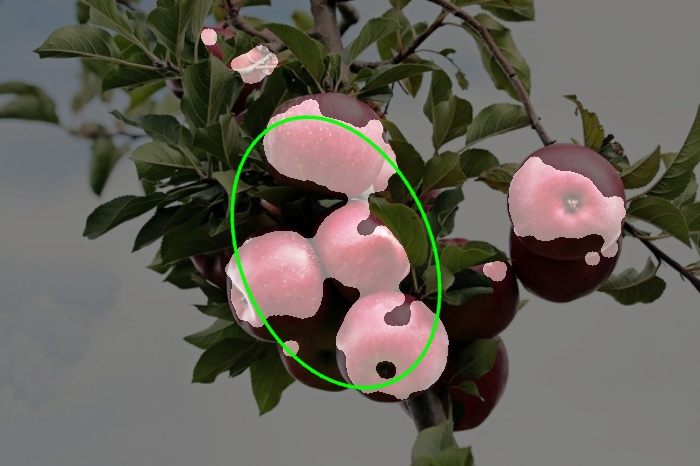
#> input picture detected_apples.jpg, 700 x 466 px
$ jupyter execute --allow-errors Detecting_Apples.ipynb   (shell and % lines are left out)
#> lines starting #> are read from the running program, lines starting #| are printed output that depends on the picture; after the words box and inside, x2 and y2 are one past the last pixel; in counts of white or black regions, pixels touching at a corner belong together; long printed decimals are rounded
#> further down, image is the input picture: shape (466, 700, 3); mean B, G, R 87.2, 95.6, 100
[cell 1]
# Import all major libraries
from __future__ import division
import cv2
import matplotlib
from matplotlib import colors
from matplotlib import pyplot as plt
import numpy as np

green = (0,255,0)

def show(image):
    # Figure size in inches
    plt.figure(figsize=(10, 10))

    # Show image, with nearest neighbour interpolation
    plt.imshow(image, interpolation='nearest')

def overlay_mask(mask, image):
    #make the mask rgb
    rgb_mask = cv2.cvtColor(mask, cv2.COLOR_GRAY2RGB)
    #calculates the weightes sum of two arrays. in our case image arrays
    #input, how much to weight each.
    #optional depth value set to 0 no need
    img = cv2.addWeighted(rgb_mask, 0.5, image, 0.5, 0)
    return img

def find_biggest_contour(image):
    # Copy
    image = image.copy()
    #input, gives all the contours, contour approximation compresses horizontal,
    #vertical, and diagonal segments and leaves only their end points. For example,
    #an up-right rectangular contour is encoded with 4 points.
    #Optional output vector, containing information about the image topology.
    #It has as many elements as the number of contours.
    #we dont need it
    contours, hierarchy = cv2.findContours(image, cv2.RETR_LIST, cv2.CHAIN_APPROX_SIMPLE)

    # Isolate largest contour
    contour_sizes = [(cv2.contourArea(contour), contour) for contour in contours]
    biggest_contour = max(contour_sizes, key=lambda x: x[0])[1]

    # return the biggest contour
    mask = np.zeros(image.shape, np.uint8)
    cv2.drawContours(mask, [biggest_contour], -1, 255, -1)
    return biggest_contour, mask

def circle_contour(image, contour):
    # Bounding ellipse
    image_with_ellipse = image.copy()
    #easy function
    ellipse = cv2.fitEllipse(contour)
    #add it
    cv2.ellipse(image_with_ellipse, ellipse, green, 2, cv2.LINE_AA)
    return image_with_ellipse


def find_apple(image):
    #RGB is red green blue
    #BGR is blue green res
    #Step 1 -- convert to the correct color scheme
    image = cv2.cvtColor(image,cv2.COLOR_BGR2RGB)

    # STEP 2 -- SCALE OUR IMAGE PROPERLY
    max_dimension = max(image.shape)
#> max_dimension = 700
    scale = 700/max_dimension
#> scale = 1
    image = cv2.resize(image,None,fx=scale,fy=scale)

    #Step 3 -- Clean our image
    image_blur = cv2.GaussianBlur(image,(7,7),0)
    image_blur_hsv = cv2.cvtColor(image_blur,cv2.COLOR_RGB2HSV)
#> image_blur_hsv: shape (466, 700, 3); mean H, S, V 52.6, 63.3, 103.7


    #STEP 4 -- DEFINE FILTERS
    # FILTER BY THE COLOR
    min_red = np.array([0,100,80])
    max_red = np.array([10,256,256])

    mask1 = cv2.inRange(image_blur_hsv,min_red,max_red)
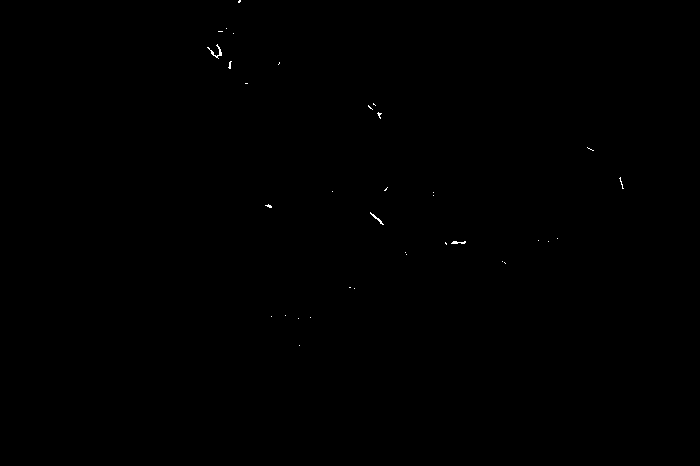
#> mask1: shape (466, 700); 0.08% white in thin lines or dots, all inside (x1, y1, x2, y2) = (207, 0, 624, 346)

    #Filter by brightness
    min_red2 = np.array([170,100,80])
    max_red2 = np.array([180,256,256])

    mask2 = cv2.inRange(image_blur_hsv,min_red2,max_red2)
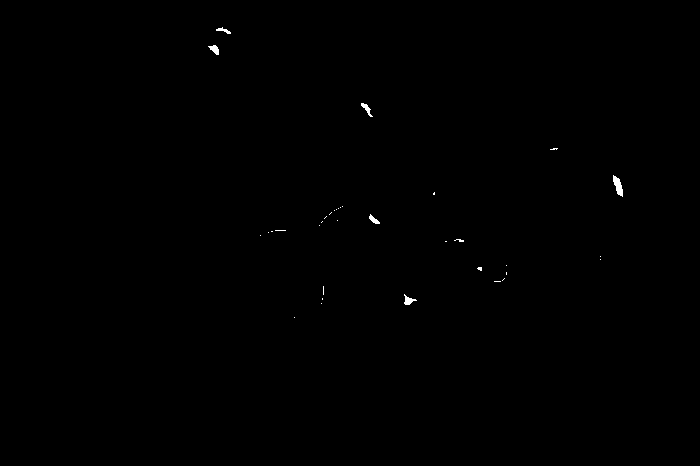
#> mask2: shape (466, 700); 0.16% white; 35 white regions (29 under 20 px), largest, box (x1, y1, x2, y2) and area: (613, 175, 623, 197) 122, (404, 294, 417, 305) 67, (208, 45, 219, 55) 63, (361, 103, 373, 117) 60, (369, 214, 380, 224) 51, (216, 27, 231, 34) 44

    #Take these two masks and ...
    #Combine our masks
    mask = mask1 + mask2
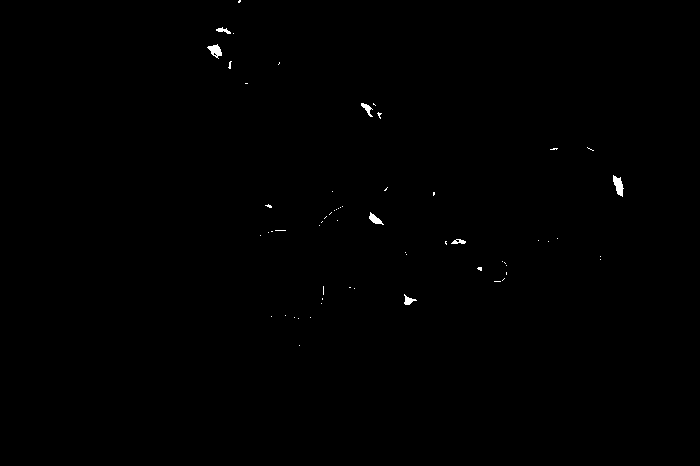
#> mask: shape (466, 700); 0.24% white; 60 white regions (53 under 20 px), largest, box (x1, y1, x2, y2) and area: (613, 175, 624, 197) 138, (207, 44, 222, 59) 118, (369, 212, 384, 225) 86

    #Step5 -- Segmentation
    kernal = cv2.getStructuringElement(cv2.MORPH_ELLIPSE,(15,15))
    mask_closed = cv2.morphologyEx(mask,cv2.MORPH_CLOSE,kernal)
#> mask_closed: shape (466, 700); 0.29% white; 52 white regions (43 under 20 px), largest, box (x1, y1, x2, y2) and area: (361, 103, 382, 119) 168, (613, 175, 624, 197) 143, (207, 44, 223, 59) 134
    mask_clean = cv2.morphologyEx(mask_closed,cv2.MORPH_OPEN,kernal)
#> mask_clean: shape (466, 700); every value is 0

    # Step 6 Find the biggest apple
    big_apple_contour, mask_apples = find_biggest_contour(mask_clean)
#> in find_biggest_contour, `contours, hierarchy = cv2.findContours(image, cv2.RETR_LIST, cv2.CHAIN..`: contours = []

    #Step 7 -- overlay the masks that we created on the image
    overlay = overlay_mask(mask_clean,image)


    #Step 8 -- circle the biggest apple
    circled = circle_contour(overlay,big_apple_contour)

    show(circled)

    #Step 9 (last step) convert back to orignal color scheme
    bgr = cv2.cvtColor(circled,cv2.COLOR_RGB2BGR)

    return bgr

#read the image
image = cv2.imread('detected_apples.jpg')
#detect it
#> (the rest of this cell did not finish here and is left out)

[cell 2]
img = cv2.imread('detected_apples.jpg')
color = ('b','g','r')
for i,col in enumerate(color):
     histr = cv2.calcHist([img],[i],None,[256],[0,256])
     plt.plot(histr,color = col)
     plt.xlim([0,256])
plt.show()
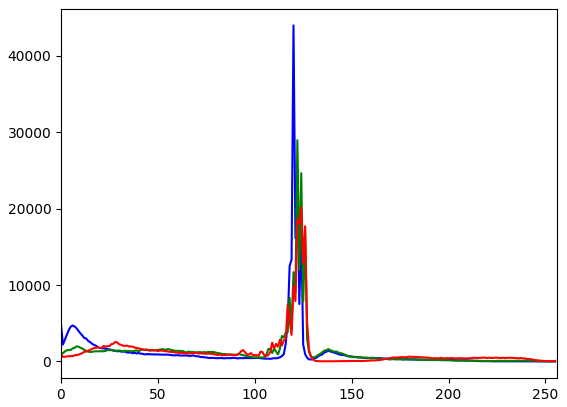
#> figure drawn by matplotlib, 1 panel; curve peaks at x = 120, y = 43980; curve peaks at x = 122, y = 28962; curve peaks at x = 124, y = 20171

[cell 3]
from matplotlib.pyplot import imread
def picture_to_arr(image):
#> called with image = 'detected_apples.jpg'
    arr = imread(image)
    arr_list=arr.tolist()
#> arr_list = 466 items
    r=g=b=0
    for row in arr_list:
        for item in row:
            r=r+item[0]
            g=g+item[1]
            b=b+item[2]
#> after the loop, b = 28439481; g = 31170903; r = 32617683
    total=r+g+b
#> total = 92228067
    red=r/total*100
#> red = 35.37
    green=g/total*100
#> green = 33.8
    blue=b/total*100
#> blue = 30.84
    print ("the percentage of red content=",red,"%")
#| the percentage of red content= 35.366 %
    print ("the percentage of green content=",green,"%")
#| the percentage of green content= 33.798 %
    print ("the percentage of blue content=",blue,"%")
#| the percentage of blue content= 30.836 %


picture_to_arr('detected_apples.jpg')
